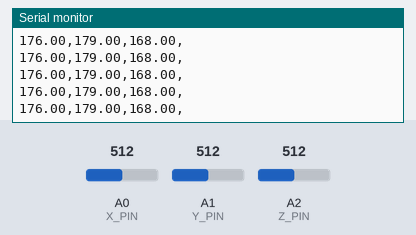
A sketch run on a simulated Arduino Uno, built with avr-gcc and run on an emulated ATmega328P. Parts: the last lines printed to the serial monitor. Inputs (shaded band) come from the test bench; at power-on: A0 (X_PIN) = 512, A1 (Y_PIN) = 512, A2 (Z_PIN) = 512.

Above: at 1.2 s.
1.3 s: A0 (X_PIN) set to 443
At 1.9 s:
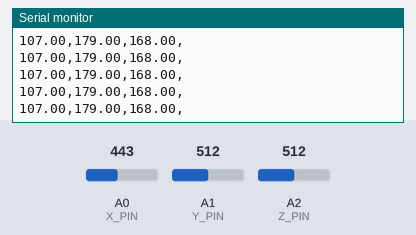
4.3 s: A0 (X_PIN) set to 428
At 5.4 s:
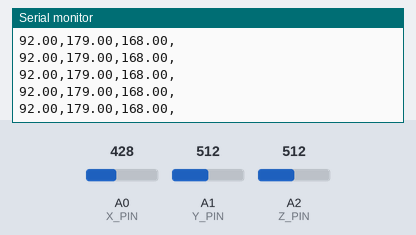
5.8 s: A1 (Y_PIN) set to 450
At 6.5 s:
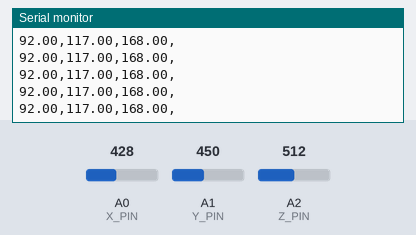
8.8 s: A1 (Y_PIN) set to 425
At 9.7 s:
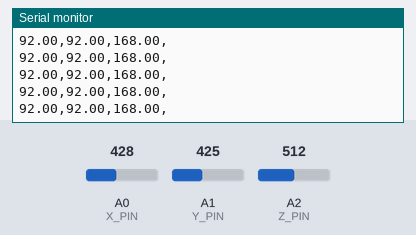
11.8 s: A2 (Z_PIN) set to 461
At 12.8 s:
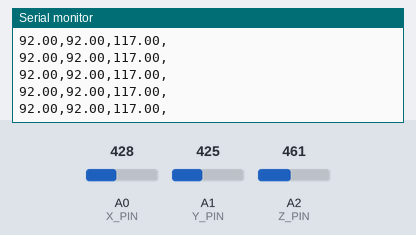
13.3 s: A2 (Z_PIN) set to 435
At 14.1 s:
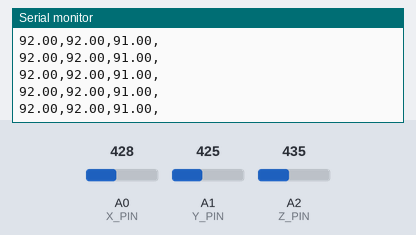
Timing chart, 0 to 15.8 s (numbered marks = the images above; inputs shaded):
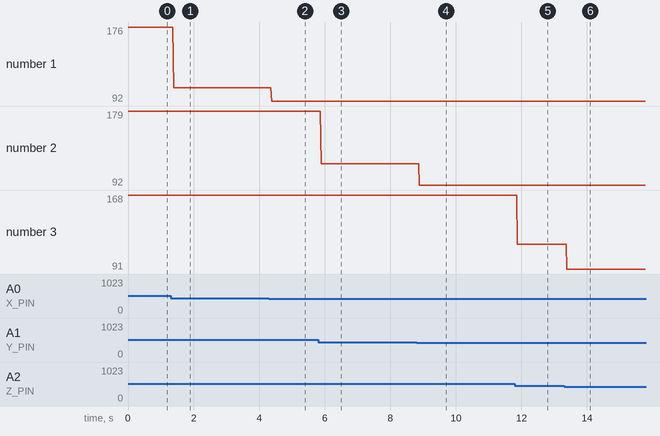

Measured:
- after the input at 1.3 s, the serial monitor: prints a new line after 0.09 s (image 1)
- after the input at 4.3 s, the serial monitor: prints a new line after 0.08 s (image 2)
- after the input at 5.8 s, the serial monitor: prints a new line after 0.09 s (image 3)
- after the input at 8.8 s, the serial monitor: prints a new line after 0.09 s (image 4)
- after the input at 11.8 s, the serial monitor: prints a new line after 0.08 s (image 5)
- after the input at 13.3 s, the serial monitor: prints a new line after 0.09 s (image 6)
- plotted number 1: 176 → 107 after the input at 1.3 s, 107 → 92 after the input at 4.3 s
- plotted number 2: 179 → 117 after the input at 5.8 s

The sketch:

AXL335_PROCESSING.ino
```cpp
//Z 412, 277 (ARROW DOWN, TAIL DOWN)
//Y 267, 400
//X 270, 403

/**
 * The pins for the accelerometer
 */
#define X_PIN A0
#define Y_PIN A1
#define Z_PIN A2

/**
 * These need to be found
 * by testing the accelerometer
 */
#define X_MAX 403
#define X_MIN 270

#define Y_MAX 400
#define Y_MIN 267

#define Z_MAX 412
#define Z_MIN 277

#define OUT_DATA_SIZE 3

//Variables used to send data
float outGoingData[OUT_DATA_SIZE];

int xCenter;
int yCenter;
int zCenter;

void setup() {
  Serial.begin(9600);
  pinMode(X_PIN, INPUT);
  pinMode(Y_PIN, INPUT);
  pinMode(Z_PIN, INPUT);

  //find the point of 0 G's
  xCenter = (X_MAX + X_MIN) / 2;
  yCenter = (Y_MAX + Y_MIN) / 2;
  zCenter = (Z_MAX + Z_MIN) / 2;
}

void loop() {
  outGoingData[0] = analogRead(X_PIN) - xCenter;
  outGoingData[1] = analogRead(Y_PIN) - yCenter;
  outGoingData[2] = analogRead(Z_PIN) - zCenter;
  sendData();
}


/**
 * sends data to the computer
 */
void sendData(){
  //start the string with the first value
  String outGoingString = "";
  for(int i = 0; i < OUT_DATA_SIZE; i++){
    outGoingString = outGoingString + outGoingData[i];
    outGoingString = outGoingString + ",";
  }
  Serial.println(outGoingString);
}
```
